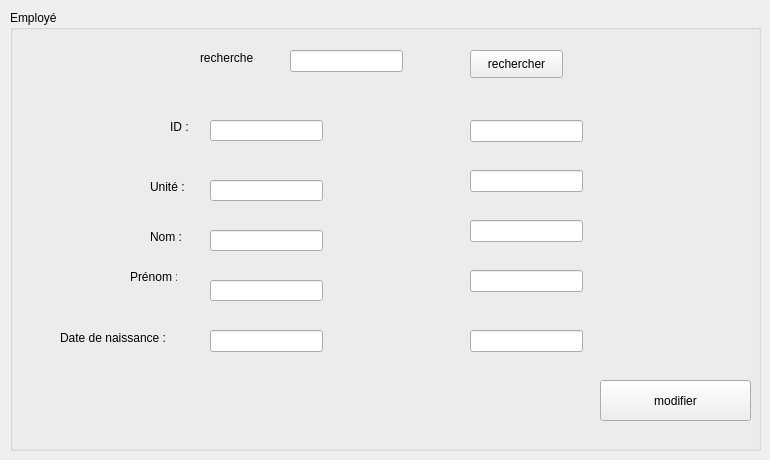
     <widget class="QWidget" name="tab_8">
      <attribute name="icon">
       <iconset>
        <normaloff>../../employerr/edit.jpg</normaloff>../../employerr/edit.jpg</iconset>
      </attribute>
      <attribute name="title">
       <string>Modifier </string>
      </attribute>
      <widget class="QLabel" name="label_8">
       <property name="geometry">
        <rect>
         <x>170</x>
         <y>120</y>
         <width>47</width>
         <height>14</height>
        </rect>
       </property>
       <property name="text">
        <string>&lt;html&gt;&lt;head/&gt;&lt;body&gt;&lt;p&gt;&lt;span style=&quot; color:#000001;&quot;&gt;ID :&lt;/span&gt;&lt;/p&gt;&lt;/body&gt;&lt;/html&gt;</string>
       </property>
      </widget>
      <widget class="QLineEdit" name="lineEdit_7">
       <property name="geometry">
        <rect>
         <x>210</x>
         <y>230</y>
         <width>113</width>
         <height>21</height>
        </rect>
       </property>
      </widget>
      <widget class="QLabel" name="label_9">
       <property name="geometry">
        <rect>
         <x>150</x>
         <y>230</y>
         <width>47</width>
         <height>14</height>
        </rect>
       </property>
       <property name="text">
        <string>&lt;html&gt;&lt;head/&gt;&lt;body&gt;&lt;p&gt;&lt;span style=&quot; color:#000001;&quot;&gt;Nom :&lt;/span&gt;&lt;/p&gt;&lt;/body&gt;&lt;/html&gt;</string>
       </property>
      </widget>
      <widget class="QLabel" name="label_10">
       <property name="geometry">
        <rect>
         <x>130</x>
         <y>270</y>
         <width>47</width>
         <height>14</height>
        </rect>
       </property>
       <property name="text">
        <string>&lt;html&gt;&lt;head/&gt;&lt;body&gt;&lt;p&gt;&lt;span style=&quot; color:#000001;&quot;&gt;Prénom :&lt;/span&gt;&lt;/p&gt;&lt;/body&gt;&lt;/html&gt;</string>
       </property>
      </widget>
      <widget class="QLabel" name="label_22">
       <property name="geometry">
        <rect>
         <x>150</x>
         <y>180</y>
         <width>47</width>
         <height>14</height>
        </rect>
       </property>
       <property name="text">
        <string>&lt;html&gt;&lt;head/&gt;&lt;body&gt;&lt;p&gt;&lt;span style=&quot; color:#000001;&quot;&gt;Unité :&lt;/span&gt;&lt;/p&gt;&lt;/body&gt;&lt;/html&gt;</string>
       </property>
      </widget>
      <widget class="QLabel" name="label_23">
       <property name="geometry">
        <rect>
         <x>60</x>
         <y>330</y>
         <width>141</width>
         <height>16</height>
        </rect>
       </property>
       <property name="text">
        <string>&lt;html&gt;&lt;head/&gt;&lt;body&gt;&lt;p&gt;&lt;span style=&quot; color:#000001;&quot;&gt;Date de naissance :&lt;/span&gt;&lt;/p&gt;&lt;/body&gt;&lt;/html&gt;</string>
       </property>
      </widget>
      <widget class="QLineEdit" name="lineEdit_8">
       <property name="geometry">
        <rect>
         <x>210</x>
         <y>120</y>
         <width>113</width>
         <height>21</height>
        </rect>
       </property>
      </widget>
      <widget class="QLineEdit" name="lineEdit_9">
       <property name="geometry">
        <rect>
         <x>210</x>
         <y>180</y>
         <width>113</width>
         <height>21</height>
        </rect>
       </property>
      </widget>
      <widget class="QLineEdit" name="lineEdit_21">
       <property name="geometry">
        <rect>
         <x>210</x>
         <y>280</y>
         <width>113</width>
         <height>21</height>
        </rect>
       </property>
      </widget>
      <widget class="QPushButton" name="pushButton_10">
       <property name="geometry">
        <rect>
         <x>600</x>
         <y>380</y>
         <width>151</width>
         <height>41</height>
        </rect>
       </property>
       <property name="text">
        <string>modifier</string>
       </property>
       <property name="icon">
        <iconset>
         <normaloff>../../employerr/edit.jpg</normaloff>../../employerr/edit.jpg</iconset>
       </property>
      </widget>
      <widget class="QLineEdit" name="lineEdit_3">
       <property name="geometry">
        <rect>
         <x>210</x>
         <y>330</y>
         <width>113</width>
         <height>22</height>
        </rect>
       </property>
      </widget>
      <widget class="QLineEdit" name="lineEdit_5">
       <property name="geometry">
        <rect>
         <x>470</x>
         <y>120</y>
         <width>113</width>
         <height>22</height>
        </rect>
       </property>
      </widget>
      <widget class="QLineEdit" name="lineEdit_6">
       <property name="geometry">
        <rect>
         <x>470</x>
         <y>170</y>
         <width>113</width>
         <height>22</height>
        </rect>
       </property>
      </widget>
      <widget class="QLineEdit" name="lineEdit_11">
       <property name="geometry">
        <rect>
         <x>470</x>
         <y>270</y>
         <width>113</width>
         <height>22</height>
        </rect>
       </property>
      </widget>
      <widget class="QLineEdit" name="lineEdit_12">
       <property name="geometry">
        <rect>
         <x>470</x>
         <y>330</y>
         <width>113</width>
         <height>22</height>
        </rect>
       </property>
      </widget>
      <widget class="QLineEdit" name="lineEdit_13">
       <property name="geometry">
        <rect>
         <x>470</x>
         <y>220</y>
         <width>113</width>
         <height>22</height>
        </rect>
       </property>
      </widget>
      <widget class="QLineEdit" name="lineEdit_14">
       <property name="geometry">
        <rect>
         <x>290</x>
         <y>50</y>
         <width>113</width>
         <height>22</height>
        </rect>
       </property>
      </widget>
      <widget class="QLabel" name="label_12">
       <property name="geometry">
        <rect>
         <x>200</x>
         <y>50</y>
         <width>56</width>
         <height>16</height>
        </rect>
       </property>
       <property name="text">
        <string>&lt;html&gt;&lt;head/&gt;&lt;body&gt;&lt;p&gt;&lt;span style=&quot; color:#000001;&quot;&gt;recherche&lt;/span&gt;&lt;/p&gt;&lt;/body&gt;&lt;/html&gt;</string>
       </property>
      </widget>
      <widget class="QPushButton" name="pushButton_15">
       <property name="geometry">
        <rect>
         <x>470</x>
         <y>50</y>
         <width>93</width>
         <height>28</height>
        </rect>
       </property>
       <property name="text">
        <string>rechercher</string>
       </property>
      </widget>
      <widget class="QGroupBox" name="groupBox_3">
       <property name="geometry">
        <rect>
         <x>10</x>
         <y>10</y>
         <width>751</width>
         <height>441</height>
        </rect>
       </property>
       <property name="title">
        <string>Employé</string>
       </property>
      </widget>
      <zorder>groupBox_3</zorder>
      <zorder>label_8</zorder>
      <zorder>lineEdit_7</zorder>
      <zorder>label_9</zorder>
      <zorder>label_10</zorder>
      <zorder>label_22</zorder>
      <zorder>label_23</zorder>
      <zorder>lineEdit_8</zorder>
      <zorder>lineEdit_9</zorder>
      <zorder>lineEdit_21</zorder>
      <zorder>pushButton_10</zorder>
      <zorder>lineEdit_3</zorder>
      <zorder>lineEdit_5</zorder>
      <zorder>lineEdit_6</zorder>
      <zorder>lineEdit_11</zorder>
      <zorder>lineEdit_12</zorder>
      <zorder>lineEdit_13</zorder>
      <zorder>lineEdit_14</zorder>
      <zorder>label_12</zorder>
      <zorder>pushButton_15</zorder>
     </widget>
